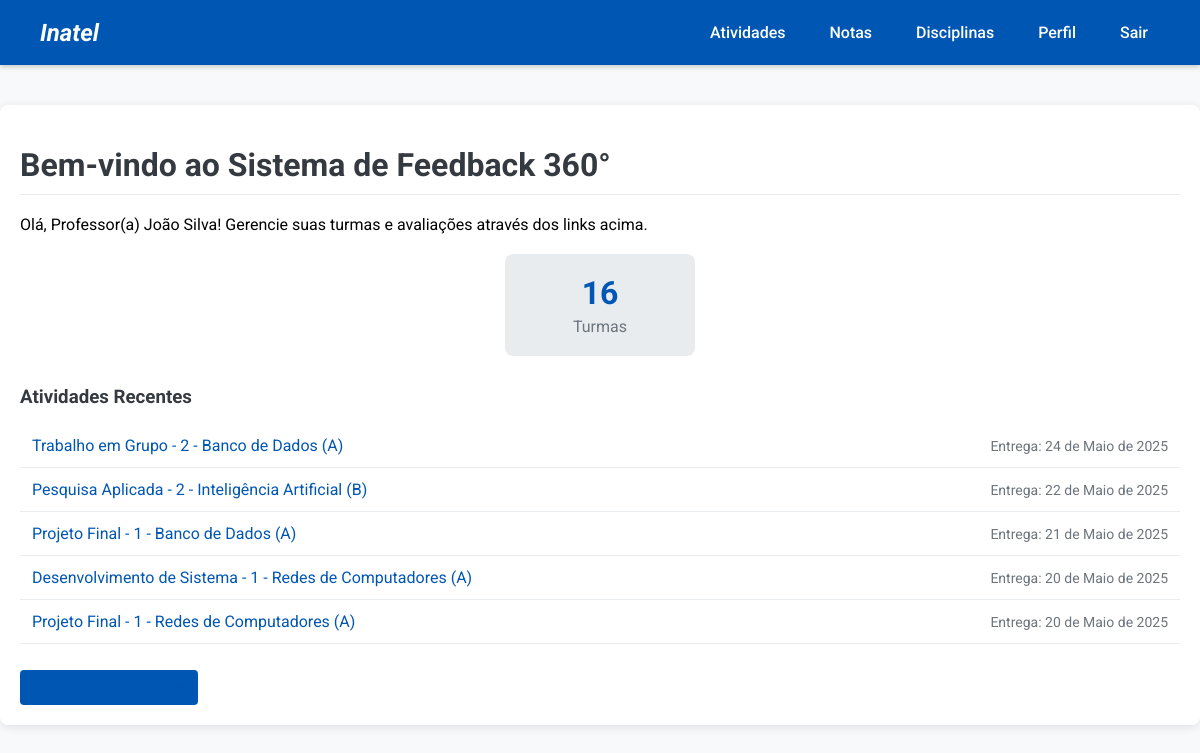
The page /home/ (signed in) on the database its author committed.
### project/models.py (models this page shows, shortened)
class Professor(models.Model):
    idProfessor = models.AutoField(primary_key=True)
    nomeProf = models.CharField(max_length=100)
    emailProf = models.EmailField(unique=True)
    senhaProf = models.CharField(max_length=100)

class Atividade(models.Model):
    id = models.AutoField(primary_key=True)
    titulo = models.CharField(max_length=100)
    descricao = models.TextField()
    dataEntrega = models.DateField()
    turma = models.ForeignKey(Turma, on_delete=models.CASCADE, related_name='atividades')

class Turma(models.Model):
    id = models.AutoField(primary_key=True)
    codigo = models.CharField(max_length=20)  # e.g. "A", "B", "C"
    disciplina = models.ForeignKey(Disciplina, on_delete=models.CASCADE, related_name='turmas')
    professor = models.ForeignKey(Professor, on_delete=models.CASCADE, related_name='turmas')
    semestre = models.ForeignKey(Semestre, on_delete=models.CASCADE, related_name='turmas')

class Disciplina(models.Model):
    id = models.AutoField(primary_key=True)
    nome = models.CharField(max_length=100)
    codigo = models.CharField(max_length=20)
    curso = models.ForeignKey(Curso, on_delete=models.CASCADE, related_name='disciplinas')

### project/views.py (the view)
    def wrapper(request, *args, **kwargs):
        if 'user_type' not in request.session or 'user_id' not in request.session:
            messages.error(request, "Você precisa estar logado para acessar esta página.")
            return redirect('login')
        user_type = request.session['user_type']
        user_id = request.session['user_id']
        try:
            if user_type == 'aluno':
                Aluno.objects.get(idAluno=user_id)
            elif user_type == 'professor':
                Professor.objects.get(idProfessor=user_id)
            elif user_type == 'coordenador':
                Coordenador.objects.get(id=user_id)
        except Exception:
            messages.error(request, "Sua sessão expirou ou é inválida. Por favor, faça login novamente.")
            request.session.flush()
            return redirect('login')
        return view_func(request, *args, **kwargs)

### project/context_processors.py (called while the page is built)
def user_data(request):
    context = {}
    if 'user_type' in request.session and 'user_id' in request.session:
        context['user_type'] = request.session.get('user_type')
        context['user_id'] = request.session.get('user_id')
        context['username'] = request.session.get('username', '')
        if context['user_type'] == 'aluno':
            pending_evaluations = Avaliacao.objects.filter(
                avaliador_aluno__idAluno=context['user_id'],
                concluida=False
            ).count()
            context['pending_evaluations'] = pending_evaluations
    return context

### project/templates/home.html (shortened to what this page needs)
<!DOCTYPE html>
<html lang="en">
<head>
    {% load static%}
    <link rel="stylesheet" href="{% static 'css/homepage.css' %}">
</head>
<body>
    <div class="header">
        <p class="logo"><em>Inatel</em></p>
        <div class="links">
            <a href="{% url 'atividades' %}">Atividades</a>
            <a href="{% url 'notas' %}">Notas</a>
            <a href="{% url 'disciplinas' %}">Disciplinas</a>
            <a href="{% url 'perfil' %}">Perfil</a>
            <a href="{% url 'logout' %}">Sair</a>
        </div>
    </div>
    <div class="welcome-container">
        <h1>Bem-vindo ao Sistema de Feedback 360°</h1>
        {% if request.session.user_type %}
            {% if request.session.user_type == "aluno" %}
                <p>Olá, {{ username }}! Acesse suas notas e atividades através dos links acima.</p>
                {% if pending_evaluations > 0 %}
                    <div class="alert alert-warning">
                        <p>Você tem {{ pending_evaluations }} avaliações pendentes.</p>
                        <a href="{% url 'atividades' %}" class="btn btn-primary">Ver Avaliações Pendentes</a>
                    </div>
                {% endif %}
                {% if recent_activities %}
                    <div class="recent-activities">
                        <h3>Atividades Recentes</h3>
                        <ul>
                            {% for atividade in recent_activities %}
                                <li>
                                    <a href="{% url 'atividade_detalhe' atividade.id %}">
                                        {{ atividade.titulo }} - {{ atividade.turma.disciplina.nome }}
                                    </a>
                                    <span class="deadline">Entrega: {{ atividade.dataEntrega }}</span>
                                </li>
                            {% endfor %}
                        </ul>
                    </div>
                {% endif %}
            {% elif request.session.user_type == "professor" %}
                <p>Olá, Professor(a) {{ username }}! Gerencie suas turmas e avaliações através dos links acima.</p>
                <div class="dashboard-stats">
                    <div class="stat-card">
                        <h3>{{ turmas_count }}</h3>
                        <p>Turmas</p>
                    </div>
                </div>
                {% if recent_activities %}
                    <div class="recent-activities">
                        <h3>Atividades Recentes</h3>
                        <ul>
                            {% for atividade in recent_activities %}
                                <li>
                                    <a href="{% url 'atividade_detalhe' atividade.id %}">
                                        {{ atividade.titulo }} - {{ atividade.turma.disciplina.nome }}
                                        ({{ atividade.turma.codigo }})
                                    </a>
                                    <span class="deadline">Entrega: {{ atividade.dataEntrega }}</span>
                                </li>
                            {% endfor %}
                        </ul>
                    <a href="{% url 'criar_atividade' %}" class="btn btn-primary">Criar Nova Atividade</a>
                {% endif %}
            {% endif %}
        {% else %}
            <p>Faça login para acessar todos os recursos.</p>
            <a href="{% url 'login' %}" class="btn btn-primary">Login</a>
        {% endif %}
    </div>
</body>
</html>

### static/css/homepage.css (style rules this page uses)
body { font-family: 'Roboto', sans-serif; margin: 0; padding: 0; background-color: #f8f9fa; }
.header { background-color: #0056b3; color: white; padding: 15px 40px; display: flex; justify-content: space-between; align-items: center; box-shadow: 0 2px 5px rgba(0, 0, 0, 0.2); }
.logo { font-size: 24px; font-weight: 700; margin: 0; }
.links { display: flex; gap: 20px; }
.links a { color: white; text-decoration: none; padding: 8px 12px; border-radius: 4px; transition: background-color 0.3s; font-weight: 500; }
.welcome-container { max-width: 1200px; margin: 40px auto; padding: 20px; background-color: white; border-radius: 8px; box-shadow: 0 2px 10px rgba(0, 0, 0, 0.1); }
h1 { color: #343a40; margin-bottom: 20px; border-bottom: 1px solid #e9ecef; padding-bottom: 10px; }
.btn-primary { background-color: #0056b3; border-color: #004085; padding: 8px 16px; border-radius: 4px; color: white; text-decoration: none; display: inline-block; margin-top: 10px; font-weight: 500; }
.recent-activities { margin-top: 30px; }
.recent-activities h3 { color: #343a40; margin-bottom: 15px; }
.recent-activities ul { list-style-type: none; padding: 0; }
.recent-activities li { padding: 12px; border-bottom: 1px solid #e9ecef; display: flex; justify-content: space-between; align-items: center; }
.recent-activities a { color: #0056b3; text-decoration: none; }
.deadline { color: #6c757d; font-size: 14px; }
.dashboard-stats { display: flex; justify-content: space-around; margin: 20px 0 30px; }
.stat-card { background-color: #e9ecef; padding: 20px; border-radius: 8px; text-align: center; min-width: 150px; }
.stat-card h3 { font-size: 32px; margin: 0; color: #0056b3; }
.stat-card p { margin: 5px 0 0; color: #6c757d; }

### rows shown on the page
Professor: nomeProf "João Silva"
Atividade: titulo "Trabalho em Grupo - 2", turma.disciplina.nome "Banco de Dados", turma.codigo "A", dataEntrega "24 de Maio de 2025"
Atividade: titulo "Pesquisa Aplicada - 2", turma.disciplina.nome "Inteligência Artificial", turma.codigo "B", dataEntrega "22 de Maio de 2025"
Atividade: titulo "Projeto Final - 1", turma.disciplina.nome "Banco de Dados", turma.codigo "A", dataEntrega "21 de Maio de 2025"
Atividade: titulo "Desenvolvimento de Sistema - 1", turma.disciplina.nome "Redes de Computadores", turma.codigo "A", dataEntrega "20 de Maio de 2025"
Atividade: titulo "Projeto Final - 1", turma.disciplina.nome "Redes de Computadores", turma.codigo "A", dataEntrega "20 de Maio de 2025"

### other values the page prints
{{ turmas_count }} "16"
